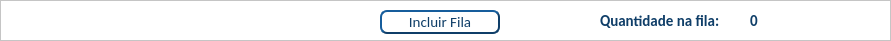
          <widget class="QFrame" name="frame_46">
           <property name="geometry">
            <rect>
             <x>10</x>
             <y>2900</y>
             <width>891</width>
             <height>41</height>
            </rect>
           </property>
           <property name="styleSheet">
            <string notr="true">background-color: rgb(255, 255, 255);
color: rgb(15, 62, 104);</string>
           </property>
           <property name="frameShape">
            <enum>QFrame::StyledPanel</enum>
           </property>
           <property name="frameShadow">
            <enum>QFrame::Raised</enum>
           </property>
           <widget class="QToolButton" name="botaoIncluirFila">
            <property name="geometry">
             <rect>
              <x>380</x>
              <y>10</y>
              <width>120</width>
              <height>24</height>
             </rect>
            </property>
            <property name="minimumSize">
             <size>
              <width>120</width>
              <height>24</height>
             </size>
            </property>
            <property name="maximumSize">
             <size>
              <width>120</width>
              <height>24</height>
             </size>
            </property>
            <property name="font">
             <font>
              <family>Calibri</family>
              <pointsize>11</pointsize>
             </font>
            </property>
            <property name="mouseTracking">
             <bool>true</bool>
            </property>
            <property name="tabletTracking">
             <bool>true</bool>
            </property>
            <property name="focusPolicy">
             <enum>Qt::ClickFocus</enum>
            </property>
            <property name="styleSheet">
             <string notr="true">QToolButton{
background-color: rgb(255, 255, 255);
color: rgb(15, 62, 104);
border-style:outset;
border-width:2px;
border-radius:7px;
border-color: rgb(15, 62, 104);
}

QToolButton:hover{
	background-color: rgb(243, 243, 243);
}</string>
            </property>
            <property name="text">
             <string>Incluir Fila</string>
            </property>
           </widget>
           <widget class="QLabel" name="quantidadeFila">
            <property name="geometry">
             <rect>
              <x>600</x>
              <y>10</y>
              <width>121</width>
              <height>21</height>
             </rect>
            </property>
            <property name="font">
             <font>
              <family>Calibri</family>
              <pointsize>11</pointsize>
              <weight>75</weight>
              <bold>true</bold>
             </font>
            </property>
            <property name="text">
             <string>Quantidade na fila:</string>
            </property>
           </widget>
           <widget class="QLabel" name="seriesFila">
            <property name="geometry">
             <rect>
              <x>750</x>
              <y>10</y>
              <width>21</width>
              <height>21</height>
             </rect>
            </property>
            <property name="font">
             <font>
              <family>Calibri</family>
              <pointsize>11</pointsize>
              <weight>75</weight>
              <bold>true</bold>
             </font>
            </property>
            <property name="text">
             <string>0</string>
            </property>
           </widget>
          </widget>
